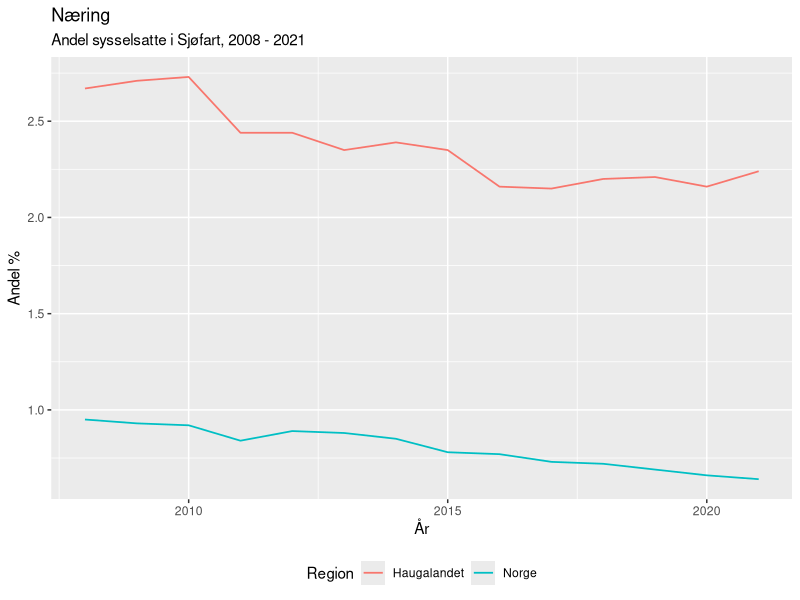
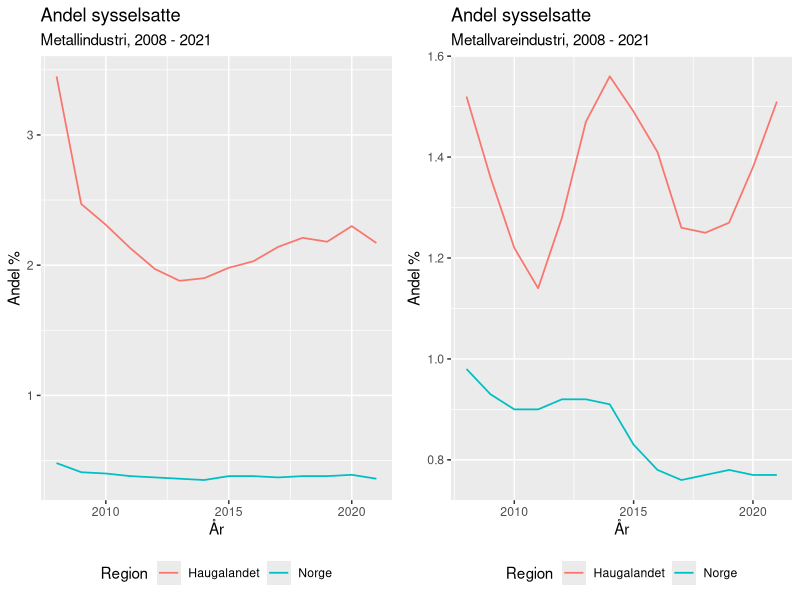
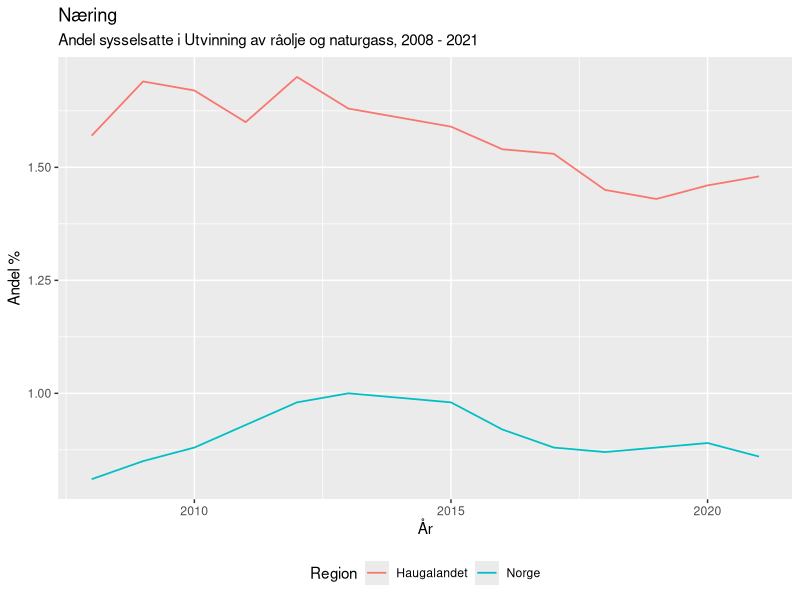
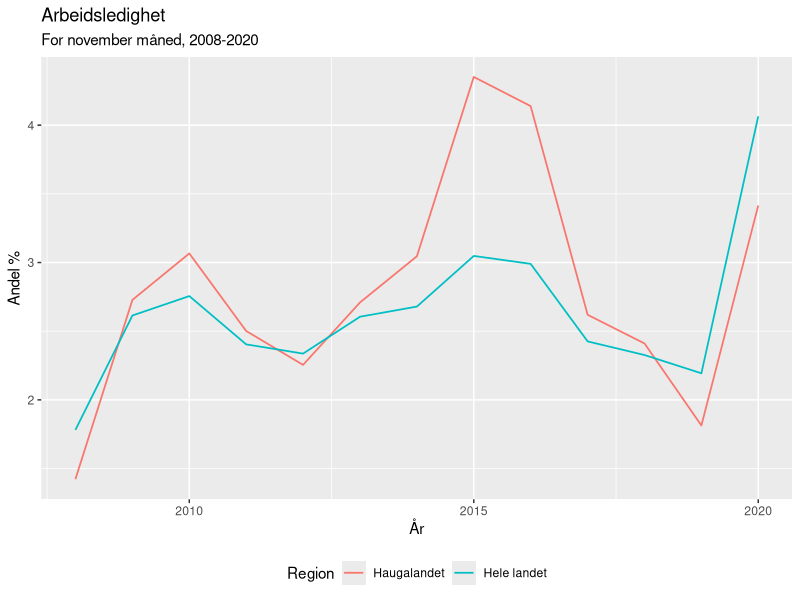

Recreate these plots in R, in order.
## ---- chunk 1
library(tidyverse)
library(lubridate)
library(readr)
library(ggplot2)
library(ggpubr)
library(dplyr)
library(readxl)
library(data.table)
knitr::opts_chunk$set(echo=FALSE)
## ---- chunk 2
Tab_13470_andeler_naering <- read_excel("Data_R_MSB_210/Tab_13470_andeler_naering.xlsx")
## ---- chunk 3
Tab_13470_andeler_naering <- Tab_13470_andeler_naering %>% 
  mutate(ar = make_date(Aar))
## ---- chunk 4
Tab_13470_andeler_naering$Region <- replace(Tab_13470_andeler_naering$Region,Tab_13470_andeler_naering$Region=="Hele landet","Norge")
## ---- chunk 5
Tab_13470_andeler_naering %>%
  select(ar, Region, Andel, Naering) %>%
  filter(Naering %in% c("Sjøfart")
    ) %>%
  ggplot(mapping = aes(x = ar, y = Andel, colour = Region)) +
  geom_line(aes(group = Region), lwd = 0.6) +
  theme(legend.position = 'bottom')+
  xlab("År") +
  ylab("Andel %") +
  labs(colour = "Næring") %>% 
  ggtitle("Andel sysselsatte i Sjøfart, 2008 - 2021")
## ---- chunk 6
Tabell_Metallindustri <- Tab_13470_andeler_naering %>%
  select(ar, Region, Andel, Naering) %>%
  filter(Naering %in% c("Metallindustri")
    ) %>%
  ggplot(mapping = aes(x = ar, y = Andel, colour = Region)) +
  geom_line(aes(group = Region), lwd = 0.6) +
  theme(legend.position = 'bottom')+
  xlab("År") +
  ylab("Andel %") +
  labs(colour = "Andel sysselsatte") %>% 
  ggtitle("Metallindustri, 2008 - 2021")

Tabell_Metallvareindustri <- Tab_13470_andeler_naering %>%
  select(ar, Region, Andel, Naering) %>%
  filter(Naering %in% c("Metallvareindustri")
    ) %>%
  ggplot(mapping = aes(x = ar, y = Andel, colour = Region)) +
  geom_line(aes(group = Region), lwd = 0.6) +
  theme(legend.position = 'bottom') +
  xlab("År") +
  ylab("Andel %") +
  labs(colour = "Andel sysselsatte") %>% 
  ggtitle("Metallvareindustri, 2008 - 2021")
ggarrange(Tabell_Metallindustri, Tabell_Metallvareindustri)
## ---- chunk 7
Tab_13470_andeler_naering %>%
  select(ar, Region, Andel, Naering) %>%
  filter(Naering %in% c("Utvinning av råolje og naturgass")
    ) %>%
  ggplot(mapping = aes(x = ar, y = Andel, colour = Region)) +
  geom_line(aes(group = Region), lwd = 0.6) +
  theme(legend.position = 'bottom') +
  xlab("År") +
  ylab("Andel %") +
  labs(colour = "Næring") %>% 
  ggtitle("Andel sysselsatte i Utvinning av råolje og naturgass, 2008 - 2021")
## ---- chunk 8
Tab_10539_13470_Nov <- read_excel("Data_R_MSB_210/Tab_10539_13470_Nov.xlsx")
## ---- chunk 9
Tab_10539_13470_Nov <- Tab_10539_13470_Nov %>% 
  mutate(ar = make_date(Aar))
## ---- chunk 10
Tab_10539_13470_Nov %>%
  select(ar, Region, Andel) %>%
  filter(Region %in% c("Haugalandet", "Hele landet")
    ) %>%
  ggplot(mapping = aes(x = ar, y = Andel, colour = Region)) +
  geom_line(aes(group = Region), lwd = 0.6) +
  theme(legend.position = 'bottom')+
  xlab("År") +
  ylab("Andel %") +
  labs(colour = "Arbeidsledighet") %>% 
  ggtitle("For november måned, 2008-2020")
